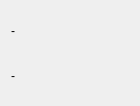
<?xml version="1.0" encoding="UTF-8"?>
<ui version="4.0">
 <class>FormTitle</class>
 <widget class="QWidget" name="FormTitle">
  <property name="geometry">
   <rect>
    <x>0</x>
    <y>0</y>
    <width>140</width>
    <height>106</height>
   </rect>
  </property>
  <property name="windowTitle">
   <string>Form</string>
  </property>
  <layout class="QVBoxLayout" name="verticalLayout">
   <item>
    <widget class="QLabel" name="labelTitle">
     <property name="text">
      <string>-</string>
     </property>
    </widget>
   </item>
   <item>
    <widget class="QLabel" name="labelSubtitle">
     <property name="text">
      <string>-</string>
     </property>
    </widget>
   </item>
  </layout>
 </widget>
 <resources/>
 <connections/>
</ui>
